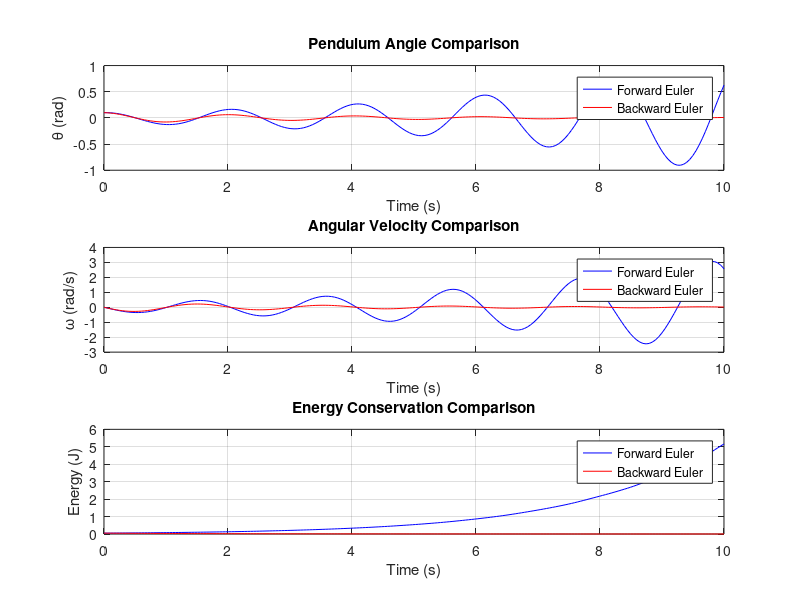

Here is the MATLAB script that generated this plot:
clc
clear
close all

% 参数设置
g = 9.81;       % 重力加速度
L = 1.0;        % 摆长
dt = 0.05;      % 时间步长
t_max = 10;     % 模拟时间
n_steps = round(t_max / dt);  % 总步数

% 初始化数组（MATLAB索引从1开始）
theta_forward = zeros(1, n_steps);
omega_forward = zeros(1, n_steps);
theta_backward = zeros(1, n_steps);
omega_backward = zeros(1, n_steps);
t = linspace(0, t_max, n_steps);

% 初始条件
theta_forward(1) = 0.1;   % 初始角度（弧度）
omega_forward(1) = 0.0;   % 初始角速度
theta_backward(1) = 0.1;
omega_backward(1) = 0.0;

%% 前向欧拉法（显式）
for n = 2:n_steps
    omega_forward(n) = omega_forward(n-1) - dt * g/L * sin(theta_forward(n-1));
    theta_forward(n) = theta_forward(n-1) + dt * omega_forward(n-1);
end

%% 后向欧拉法（隐式）
for n = 2:n_steps
    % 迭代求解隐式方程（固定点迭代）
    theta_new = theta_backward(n-1);
    for iter = 1:10  % 迭代10次
        theta_new = theta_backward(n-1) + dt * (omega_backward(n-1) - dt * g/L * sin(theta_new));
    end
    omega_backward(n) = omega_backward(n-1) - dt * g/L * sin(theta_new);
    theta_backward(n) = theta_backward(n-1) + dt * omega_backward(n);
end

%% 计算能量（动能+势能）
energy_forward = 0.5 * L^2 * omega_forward.^2 + g * L * (1 - cos(theta_forward));
energy_backward = 0.5 * L^2 * omega_backward.^2 + g * L * (1 - cos(theta_backward));


%% 绘制结果
figure('Position', [100 100 800 600])

% 角度对比
subplot(3,1,1)
plot(t, theta_forward, 'b', t, theta_backward, 'r')
xlabel('Time (s)')
ylabel('\theta (rad)')
title('Pendulum Angle Comparison')
grid on
legend('Forward Euler', 'Backward Euler', 'Location', 'northeast')

% 角速度对比
subplot(3,1,2)
plot(t, omega_forward, 'b', t, omega_backward, 'r')
xlabel('Time (s)')
ylabel('\omega (rad/s)')
title('Angular Velocity Comparison')
grid on
legend('Forward Euler', 'Backward Euler', 'Location', 'northeast')

% 能量对比
subplot(3,1,3)
plot(t, energy_forward, 'b', t, energy_backward, 'r')
xlabel('Time (s)')
ylabel('Energy (J)')
title('Energy Conservation Comparison')
grid on
legend('Forward Euler', 'Backward Euler', 'Location', 'northeast')

% 调整子图间距
set(gcf, 'Position', get(gcf, 'Position').*[1 1 1.2 1.2])
